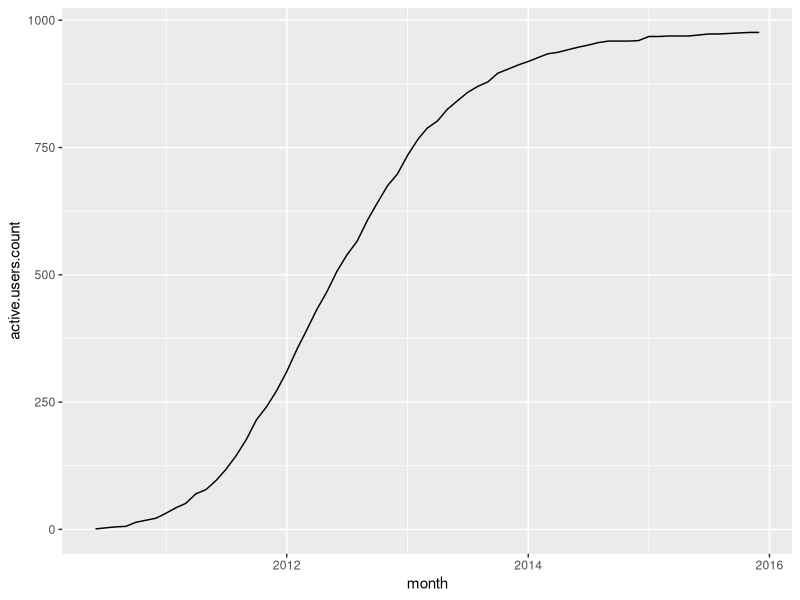

The R source for this figure:
## ---- chunk 1
knitr::opts_chunk$set(echo = TRUE)
library(lubridate)
library(dplyr)
library(ggplot2)
## ---- chunk 2
user.activities <- read.csv("data/user_activities.csv")
head(user.activities)
## ---- chunk 3
as.Date(format(as.Date(user.activities$activity.dates), "%Y-%m-01")) %>% head
## ---- chunk 4
mean(sapply(1:100, function(x){
  system.time(as.Date(format(as.Date(user.activities$activity.dates), "%Y-%m-01")) %>% head)[1]
}))
## ---- chunk 5
floor_date(as.Date(user.activities$activity.dates), "month") %>% head
## ---- chunk 6
mean(sapply(1:100, function(x){
  system.time(floor_date(as.Date(user.activities$activity.dates), "month") %>% head)[1]
}))
## ---- chunk 7

user.activities.months <- user.activities %>% 
  mutate(activity.month = floor_date(as.Date(activity.dates), "month")) %>% 
  group_by(user.id) %>%
  summarise(first.month = min(activity.month),
            last.month = max(activity.month))
head(user.activities.months)
## ---- chunk 8
user.activities.months$last.month %>% head
(user.activities.months$last.month + years(1)) %>% head
## ---- chunk 9
date <- as.Date("2016-02-12")
date + c(years(1), months(1), days(1))
date + (years(1)*2 + months(1))
## ---- chunk 10
as.Date("2016-02-29") + years(1)
as.Date("2016-01-31") + months(1)
## ---- chunk 11
as.Date("2016-02-29") + years(1)
as.Date("2016-01-31") + months(1)
## ---- chunk 12
as.Date("2016-02-29") %m+% years(1)
as.Date("2016-01-31") %m+% months(1)
## ---- chunk 13
#user.activities.months <- user.activities.months %>% mutate(last.month = last.month + years(1))
users.count.by.month <- do.call(rbind, lapply(seq(min(user.activities.months$first.month),max(user.activities.months$last.month), "month"),
                               function(month){
                                 data.frame(month=month, 
                                            active.users.count = user.activities.months %>% filter(month <= last.month, month >= first.month) %>% nrow)
                                 }))
users.count.by.month <- filter(users.count.by.month, month <= max(user.activities.months$last.month)-years(1))
ggplot(users.count.by.month, aes(month, active.users.count)) + geom_line()

## ---- chunk 14
bad.dates <- read.csv("data/bad_formats.csv", stringsAsFactors = FALSE)$x
head(bad.dates)
## ---- chunk 15
parse_date_time(bad.dates, 
                orders = c("%Y-%m-%d %H:%M:%S", 
                           "%Y-%m-%d %H:%M", 
                           "%Y-%m-%d")) %>% head
## ---- chunk 16
parse_date_time(bad.dates, 
                orders = c("ymd",
                           "ymdHM",
                           "ymdHMS")) %>% head
## ---- chunk 17
ymd('20120101','120101','12-01-01','12asdf1dfdf1')
## ---- chunk 18
seconds <- read.csv("data/seconds.csv")
seconds %>% head
## ---- chunk 19
as.integer(as.duration(hms(seconds$time))) %>% head
## ---- chunk 20
dmicroseconds(1)
dseconds(1)
ddays(1)
dyears(1)
## ---- chunk 21
interval("2012-01-01","2012-02-01")
## ---- chunk 22
seconds$seconds <- as.integer(as.duration(hms(seconds$time)))
seconds.a <- seconds %>% filter(condition == 'A') %>% select(seconds) %>% unlist
seconds.b <- seconds %>% filter(condition == 'B') %>% select(seconds) %>% unlist
t.test(seconds.a, seconds.b, alternative = "less")
